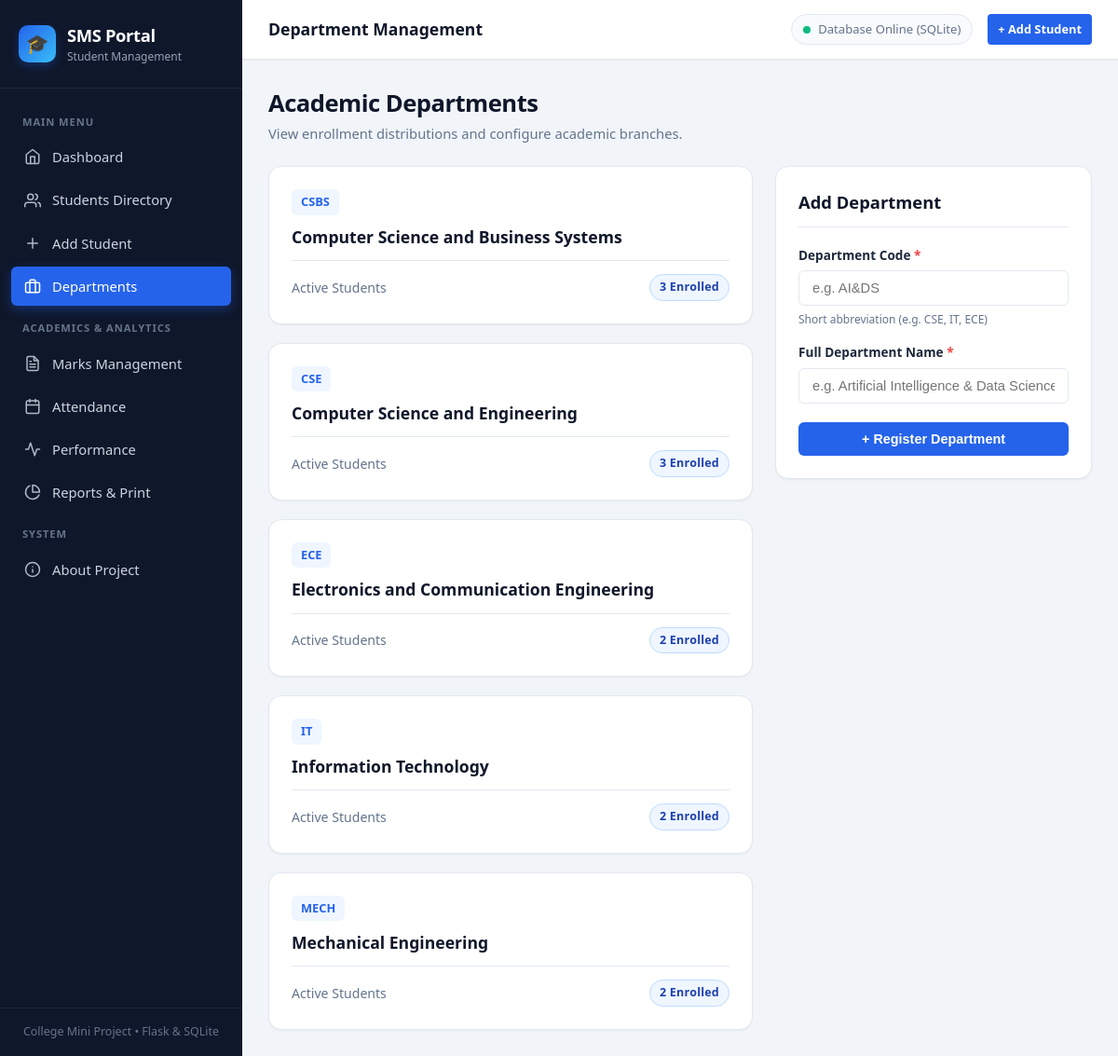
The page /departments on the database its author committed.
### tables this page shows
CREATE TABLE departments (
            department_id TEXT PRIMARY KEY,
            department_name TEXT NOT NULL
        );

### app.py (the view, shortened to what this page needs)
@app.route("/departments", methods=["GET", "POST"])
def departments_view():
    conn = get_db_connection()
    cursor = conn.cursor()
    cursor.execute("""
        SELECT d.department_id, d.department_name, COUNT(s.student_id) as student_count
        FROM departments d
        LEFT JOIN students s ON d.department_id = s.department
        GROUP BY d.department_id, d.department_name
        ORDER BY d.department_name ASC
    """)
    departments = cursor.fetchall()
    conn.close()
    return render_template("departments.html", departments=departments)

### database/db.py (called while the page is built)
def get_db_connection():
    conn = sqlite3.connect(DB_PATH)
    conn.row_factory = sqlite3.Row
    conn.execute("PRAGMA foreign_keys = ON")
    return conn

### templates/departments.html (shortened to what this page needs)
{% extends "base.html" %}
{% block page_heading %}Department Management{% endblock %}
{% block content %}
<div class="page-header">
  <div>
    <h1>Academic Departments</h1>
    <p>View enrollment distributions and configure academic branches.</p>
  </div>
</div>
<div style="display: grid; grid-template-columns: 1fr 340px; gap: 24px; align-items: start;">
  <div>
    <div class="dept-grid">
      {% for dept in departments %}
      <div class="dept-card">
        <div>
          <span class="dept-card-code">{{ dept.department_id }}</span>
          <div class="dept-card-title">{{ dept.department_name }}</div>
        </div>
        <div class="dept-card-meta">
          <span>Active Students</span>
          <span class="badge badge-primary">{{ dept.student_count }} Enrolled</span>
        </div>
      </div>
      {% endfor %}
    </div>
  </div>
  <div class="card">
    <div class="card-header">
      <h3>Add Department</h3>
    </div>
    <form method="POST" action="{{ url_for('departments_view') }}">
      <div class="form-group" style="margin-bottom: 16px;">
        <label for="department_id" class="form-label">Department Code <span class="required">*</span></label>
        <input
          type="text"
          id="department_id"
          name="department_id"
          class="form-control"
          placeholder="e.g. AI&DS"
          required
        >
        <small style="color: var(--text-muted); font-size: 0.75rem;">Short abbreviation (e.g. CSE, IT, ECE)</small>
      </div>
      <div class="form-group" style="margin-bottom: 20px;">
        <label for="department_name" class="form-label">Full Department Name <span class="required">*</span></label>
        <input
          type="text"
          id="department_name"
          name="department_name"
          class="form-control"
          placeholder="e.g. Artificial Intelligence & Data Science"
          required
        >
      </div>
      <button type="submit" class="btn btn-primary" style="width: 100%;">
        + Register Department
      </button>
    </form>
  </div>
</div>
{% endblock %}

### static/css/style.css (style rules this page uses)
:root { --bg-app: #f1f5f9; --bg-card: #ffffff; --bg-sidebar: #0f172a; --bg-sidebar-hover: #1e293b; --bg-sidebar-active: #2563eb; --primary: #2563eb; --primary-light: #eff6ff; --primary-hover: #1d4ed8; --navy: #0f172a; --navy-muted: #64748b; --text-main: #1e293b; --text-muted: #64748b; --text-light: #94a3b8; --text-sidebar: #cbd5e1; --success: #10b981; --success-bg: #ecfdf5; --warning: #f59e0b; --warning-bg: #fffbeb; --danger: #ef4444; --danger-bg: #fef2f2; --info: #0ea5e9; --info-bg: #f0f9ff; --border-color: #e2e8f0; --border-radius-sm: 6px; --border-radius: 10px; --border-radius-lg: 14px; --shadow-sm: 0 1px 2px 0 rgba(0, 0, 0, 0.05); --shadow-md: 0 4px 6px -1px rgba(0, 0, 0, 0.08), 0 2px 4px -2px rgba(0, 0, 0, 0.05); --shadow-lg: 0 10px 15px -3px rgba(0, 0, 0, 0.08), 0 4px 6px -4px rgba(0, 0, 0, 0.04); --shadow-hover: 0 12px 20px -3px rgba(37, 99, 235, 0.12); --transition-fast: 0.15s ease; --transition-normal: 0.25s ease; }
*, *::before, *::after { box-sizing: border-box; margin: 0; padding: 0; }
body { font-family: 'Segoe UI', system-ui, -apple-system, BlinkMacSystemFont, Roboto, sans-serif; background-color: var(--bg-app); color: var(--text-main); line-height: 1.5; -webkit-font-smoothing: antialiased; }
.page-header { display: flex; align-items: center; justify-content: space-between; margin-bottom: 24px; flex-wrap: wrap; gap: 16px; }
.page-header h1 { font-size: 1.6rem; font-weight: 700; color: var(--navy); letter-spacing: -0.02em; }
.page-header p { color: var(--text-muted); font-size: 0.92rem; margin-top: 2px; }
.card { background: var(--bg-card); border-radius: var(--border-radius-lg); border: 1px solid var(--border-color); box-shadow: var(--shadow-sm); padding: 24px; margin-bottom: 28px; }
.card-header { display: flex; align-items: center; justify-content: space-between; margin-bottom: 20px; padding-bottom: 12px; border-bottom: 1px solid var(--border-color); }
.card-header h3 { font-size: 1.15rem; font-weight: 700; color: var(--navy); }
.badge { display: inline-flex; align-items: center; gap: 5px; padding: 4px 10px; border-radius: 20px; font-size: 0.78rem; font-weight: 600; letter-spacing: 0.02em; }
.badge-primary { background-color: var(--primary-light); color: #1e40af; border: 1px solid #bfdbfe; }
.btn { display: inline-flex; align-items: center; justify-content: center; gap: 8px; padding: 9px 18px; border-radius: var(--border-radius-sm); font-size: 0.9rem; font-weight: 600; border: 1px solid transparent; cursor: pointer; transition: all var(--transition-fast); }
.btn-primary { background-color: var(--primary); color: #ffffff; }
.form-group { display: flex; flex-direction: column; gap: 6px; }
.form-label { font-size: 0.85rem; font-weight: 600; color: var(--text-main); }
.form-label .required { color: var(--danger); }
.form-control { width: 100%; padding: 10px 14px; border-radius: var(--border-radius-sm); border: 1px solid var(--border-color); background-color: #ffffff; font-size: 0.92rem; color: var(--text-main); transition: border-color var(--transition-fast), box-shadow var(--transition-fast); outline: none; }
.dept-grid { display: grid; grid-template-columns: repeat(auto-fit, minmax(280px, 1fr)); gap: 20px; }
.dept-card { background: var(--bg-card); border-radius: var(--border-radius-lg); border: 1px solid var(--border-color); padding: 24px; box-shadow: var(--shadow-sm); display: flex; flex-direction: column; justify-content: space-between; transition: transform var(--transition-normal), box-shadow var(--transition-normal); }
.dept-card-code { font-size: 0.8rem; font-weight: 700; padding: 4px 10px; border-radius: 6px; background-color: var(--primary-light); color: var(--primary); display: inline-block; margin-bottom: 10px; }
.dept-card-title { font-size: 1.1rem; font-weight: 700; color: var(--navy); margin-bottom: 12px; }
.dept-card-meta { display: flex; align-items: center; justify-content: space-between; padding-top: 14px; border-top: 1px solid var(--border-color); font-size: 0.88rem; color: var(--text-muted); }

### rows shown on the page
departments: department_id "CSBS", department_name "Computer Science and Business Systems", student_count "3"
departments: department_id "CSE", department_name "Computer Science and Engineering", student_count "3"
departments: department_id "ECE", department_name "Electronics and Communication Engineering", student_count "2"
departments: department_id "IT", department_name "Information Technology", student_count "2"
departments: department_id "MECH", department_name "Mechanical Engineering", student_count "2"
